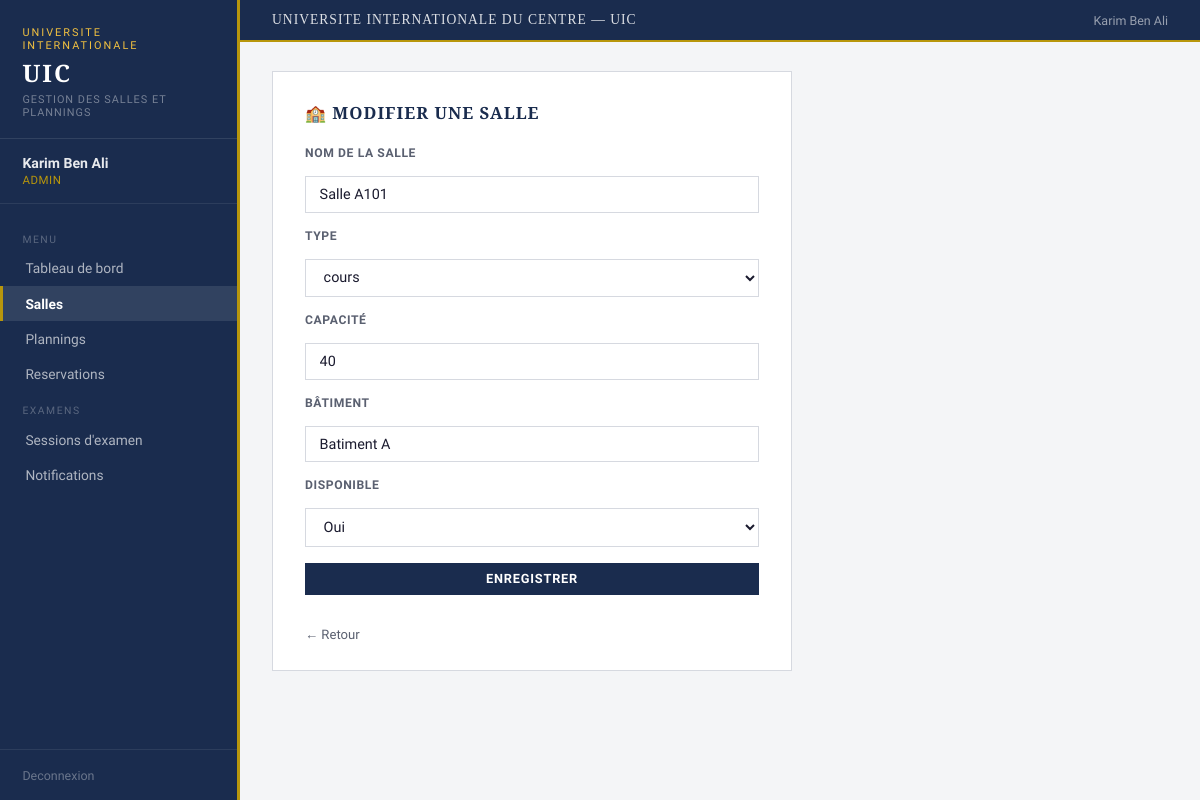
Screenshot of /salles/modifier/1 (signed in) with the database file from the repository.
### tables this page shows
CREATE TABLE Salle (
        idSalle INTEGER PRIMARY KEY AUTOINCREMENT,
        nomSalle TEXT NOT NULL, type TEXT NOT NULL,
        capacite INTEGER NOT NULL, disponible INTEGER DEFAULT 1, batiment TEXT);

### controllers/salle_controller.py (the view, shortened to what this page needs)
@salle_bp.route("/salles/modifier/<int:id>", methods=["GET", "POST"])
@admin_requis
def modifier_salle(id):
    salle = Salle.get_by_id(id)
    return render_template("salle_form.html", salle=salle)

### controllers/salle_controller.py (called while the page is built)
def admin_requis(f):
    from functools import wraps
    @wraps(f)
    def wrapper(*args, **kwargs):
        if session.get("user_role") != "admin":
            return redirect(url_for("auth.dashboard"))
        return f(*args, **kwargs)
    return wrapper

### database/db.py (called while the page is built)
def get_connection():
    conn = sqlite3.connect(DB_PATH)
    conn.row_factory = sqlite3.Row
    return conn

### models/salle.py (called while the page is built)
    @staticmethod
    def get_by_id(idSalle):
        conn = get_connection()
        salle = conn.execute(
            "SELECT * FROM Salle WHERE idSalle = ?", (idSalle,)
        ).fetchone()
        conn.close()
        return salle

### templates/salle_form.html (shortened to what this page needs)
{% extends "base.html" %}
{% block content %}
<div class="page form-page">
  <h1>🏫 {{ 'Modifier' if salle else 'Ajouter' }} une salle</h1>
  <form method="POST">
    <label>Nom de la salle</label>
    <input type="text" name="nomSalle" value="{{ salle.nomSalle if salle }}" required>
    <label>Type</label>
    <select name="type">
      {% for t in ['cours','laboratoire','amphitheatre','salle_de_reunion'] %}
      <option value="{{ t }}" {{ 'selected' if salle and salle.type == t }}>{{ t }}</option>
      {% endfor %}
    </select>
    <label>Capacité</label>
    <input type="number" name="capacite" value="{{ salle.capacite if salle else 30 }}" min="1" required>
    <label>Bâtiment</label>
    <input type="text" name="batiment" value="{{ salle.batiment if salle }}">
    {% if salle %}
    <label>Disponible</label>
    <select name="disponible">
      <option value="1" {{ 'selected' if salle.disponible }}>Oui</option>
    </select>
    {% endif %}
    <button type="submit" class="btn">Enregistrer</button>
    <a href="{{ url_for('salle.liste_salles') }}" class="btn-back">← Retour</a>
  </form>
</div>
{% endblock %}

### static/css/style.css (style rules this page uses)
* { box-sizing:border-box;margin:0;padding:0; }
:root { --navy:#1a2c4e;--navy2:#243a61;--navy3:#2e4a7a; --gold:#b8960c;--gold2:#f0c040; --light:#f4f5f7;--white:#ffffff;--border:#d6d9e0; --text:#1a1a2e;--muted:#5a6070; --danger:#8b1a1a;--success:#1a5c2e;--warning:#7a5c00; }
body { font-family:'Source Sans 3',sans-serif;background:var(--light);color:var(--text);min-height:100vh;display:flex;font-size:15px; }
.page { background:var(--white);border:1px solid var(--border);padding:1.8rem 2rem; }
.page h1 { font-family:'Libre Baskerville',serif;font-size:1.05rem;color:var(--navy);text-transform:uppercase;letter-spacing:1px;margin-bottom:1.4rem; }
form { display:flex;flex-direction:column;gap:1rem; }
.form-page { max-width:520px; }
label { font-size:0.76rem;font-weight:600;color:var(--muted);text-transform:uppercase;letter-spacing:0.6px; }
input,select,textarea { padding:0.55rem 0.85rem;border:1px solid var(--border);border-radius:0;font-size:0.9rem;font-family:'Source Sans 3',sans-serif;width:100%;background:var(--white);color:var(--text);transition:border-color 0.15s; }
.btn { display:inline-block;background:var(--navy);color:var(--white);padding:0.52rem 1.3rem;border:none;cursor:pointer;font-size:0.8rem;font-family:'Source Sans 3',sans-serif;font-weight:600;text-decoration:none;text-align:center;letter-spacing:0.8px;text-transform:uppercase;transition:background 0.15s;border-radius:0; }
.btn-back { color:var(--muted);text-decoration:none;font-size:0.82rem;display:inline-block;margin-top:1rem; }

### rows the page displays
Salle: nomSalle "Salle A101", capacite "40", batiment "Batiment A"

### other values shown
{{ session.user_nom }} "Karim Ben Ali"
{{ session.user_role }} "ADMIN"
{{ 'Modifier' if salle else 'Ajouter' }} "MODIFIER"
form field type "cours"
